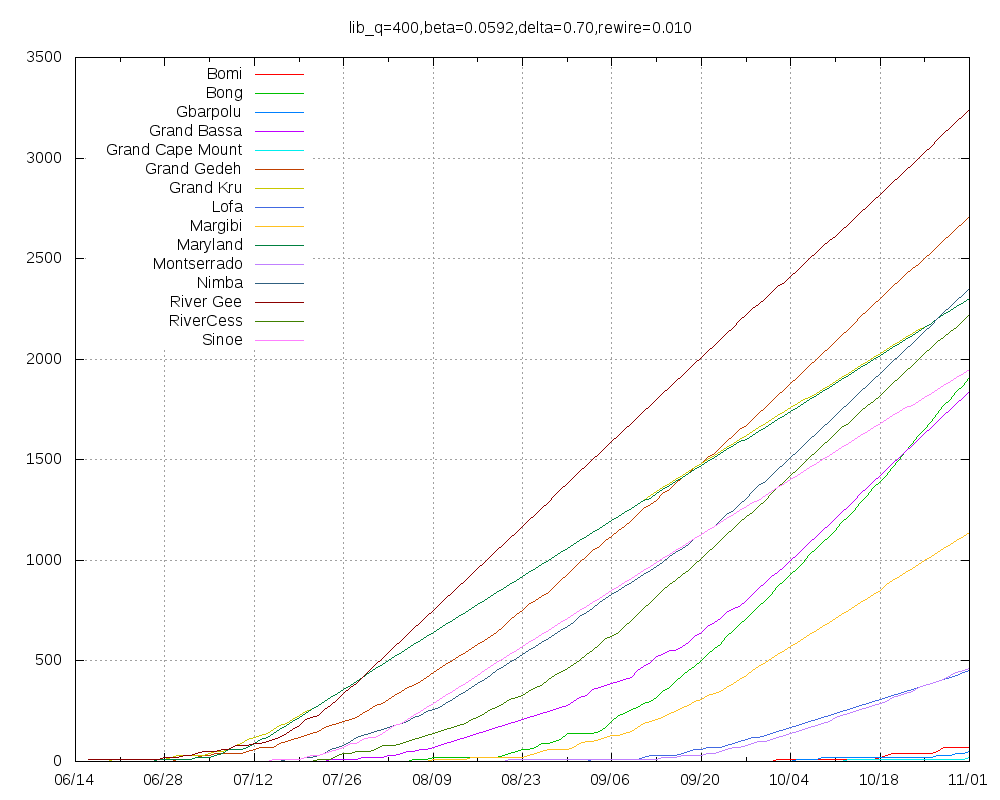

Write gnuplot code to recreate this figure.
set title "lib_q=400,beta=0.0592,delta=0.70,rewire=0.010"
set key top left
set grid
set xdata time
set timefmt "%Y-%m-%d"
set terminal png size 1000,800
set output "lib_q=400,beta=0.0592,delta=0.70,rewire=0.010.png"
plot "Bomi.tab" using 1:2 title "Bomi" with lines,"Bong.tab" using 1:2 title "Bong" with lines,"Gbarpolu.tab" using 1:2 title "Gbarpolu" with lines,"Grand_Bassa.tab" using 1:2 title "Grand Bassa" with lines,"Grand_Cape_Mount.tab" using 1:2 title "Grand Cape Mount" with lines,"Grand_Gedeh.tab" using 1:2 title "Grand Gedeh" with lines,"Grand_Kru.tab" using 1:2 title "Grand Kru" with lines,"Lofa.tab" using 1:2 title "Lofa" with lines,"Margibi.tab" using 1:2 title "Margibi" with lines,"Maryland.tab" using 1:2 title "Maryland" with lines,"Montserrado.tab" using 1:2 title "Montserrado" with lines,"Nimba.tab" using 1:2 title "Nimba" with lines,"River_Gee.tab" using 1:2 title "River Gee" with lines,"RiverCess.tab" using 1:2 title "RiverCess" with lines,"Sinoe.tab" using 1:2 title "Sinoe" with lines
